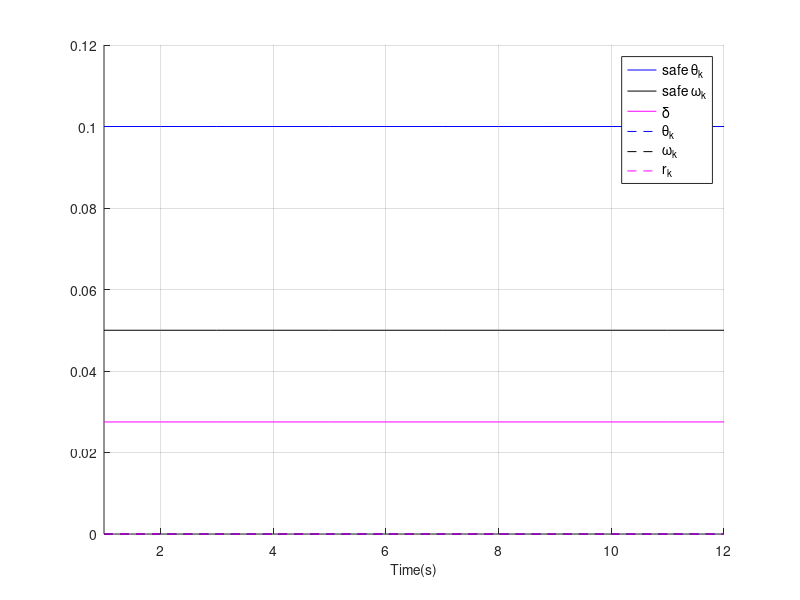

The MATLAB script that drew this image:
clear;
clear;
clc;
cla;
clf;
A = [0.66 0.53;
     -0.53 0.13];
B = [0.34;
      0.53];
C = eye(2);

D = [0;0];

L=[0.36 0.27;
  -0.31 0.08];
 
Ba = [0.34 0;
      0.53 0];
Da = [0 1;
      0 0];

K=[0.0556 0.3306];

abs(eig(A - B*K));
abs(eig(A - L*C));

x = [0;0];
y = C*x;
z = [0;0];
u = 0;

time=12;
plot_vector1=zeros(1,time);
plot_vector2=zeros(1,time);
plot_vector3=zeros(1,time);
plot_vector4=zeros(1,time);
plot_vector5=zeros(1,time);
plot_vector6=zeros(1,time);
plot_vector7=zeros(1,time);
plot_vector8=zeros(1,time);
plot_vector9=zeros(1,time);
plot_vector10=zeros(1,time);
plot_vector11=zeros(1,time);
plot_vector12=zeros(1,time);
plot_vector13=zeros(1,time);
plot_vector14=zeros(1,time);
plot_vector15=zeros(1,time);
time_axis=zeros(1,time);

pattern = ones(1,time);
ak = zeros(2,time);


%using same attack vector of periodic execution on threshold = 0.0249
% ak = [0.054264 0.077519 0.108527 0.077519 0.023256 0.007752;
%       -0.015504 -0.046512 -0.069767 -0.062016 -0.062016 -0.031008];

% %threshold = 0.03, attack len =5, pattern =1010
% ak = [0.077519 0 0.046512 0 -0.031008;
%      -0.023256 0 -0.077519 0 -0.031008];

% threshold = 0.0249, attack len = 6, pattern = 10001000
% ak = [-0.155039 0 0 0 -0.007752 0;
%       0.007752 0 0 0 0.170543 0];

%threshold = 0.03, attack len = 4, pattern =100100
% ak = [0.108527 0 0 0.015504;
%       0 0 0 -0.108527];

%threshold = 0.0249, attack len=6, pattern=10101000
% ak = [0 0 0.046512 0 0.100775 0 0;
%      0 0 0.023256 0 -0.031008 0 -0.085271];

%threshold = 0.0275, attack len=6, pattern=10100
% ak = [-0.046512 0 0.062016 0 0 0.015504;
%       0.023256 0 0.03876 0 0 -0.069767];

%threshold = 0.0275, attack len=5, pattern=10111
% ak = [0 0 -0.062016 -0.077519 -0.015504 0.031008;
%      0 0 0.023256 0.031008 0.046512 0.031008];

 %threshold = 0.0275, attack len=5, pattern=100111
%  ak = [0 0 0 -0.062016 -0.077519 -0.124031 0.015504;
%        0 0 0 0.023256 0.046512 0.085271 0.093023];

%threshold = 0.0275, attack len=5, pattern=10011110
% ak = [0 0 0 0 0.062016 -0.023256 -0.069767 0 -0.015504;
%       0 0 0 0 -0.023256 -0.007752 0.015504 0 0.03876];

delta = 0.0275;
ak = [ak zeros(2, time-size(ak, 2))];
pattern = [1 0 0  1 1 1 1 0 1 0 0  1 1 1 1 0 1 0 0  1 1 1 1 0 ];

for i=1:time
    i
    pattern(i)
    if pattern(i)
       u= -K*z
       u_attacked= u + ak(1,i)

       y= C*x
       y_attacked= y + Da*ak(:,i)

       r= y_attacked - C*z

       z= A*z + B*u + L*r
       x= A*x + B*u_attacked
    else       
       r=[0;0];
       z= A*z + B*u
       x= A*x + B*u_attacked 
       
       y_estimated = C*z;
    end
   
    time_axis(i)=i;
    plot_vector1(i)=0.1;
    plot_vector2(i)=0.05;
    plot_vector3(i)=delta;
    plot_vector4(i)=abs(x(1));
    plot_vector5(i)=abs(x(2));
    plot_vector6(i)= abs(norm(r,inf)); 
end

clf
hold on;
plot(plot_vector1, 'b');
plot(plot_vector2, 'k');
plot(plot_vector3, 'm');
plot(plot_vector4, 'b--');
plot(plot_vector5, 'k--');
plot(plot_vector6, 'm--');

axis([1 time 0 0.12]);
legend({'safe \theta_{k}', 'safe \omega_{k}','\delta','\theta_{k}','\omega_{k}','r_{k}'},'FontSize',10);
% title('Attack on periodic execution');
% legend({'safe \theta_{k}','Th','\theta_{k}','r_{k}'},'FontSize',30);
xlabel('Time(s)','FontSize',10);
% ylabel('\theta_{k}(rad), r_{k}','FontSize',20);
grid on;
hold off;